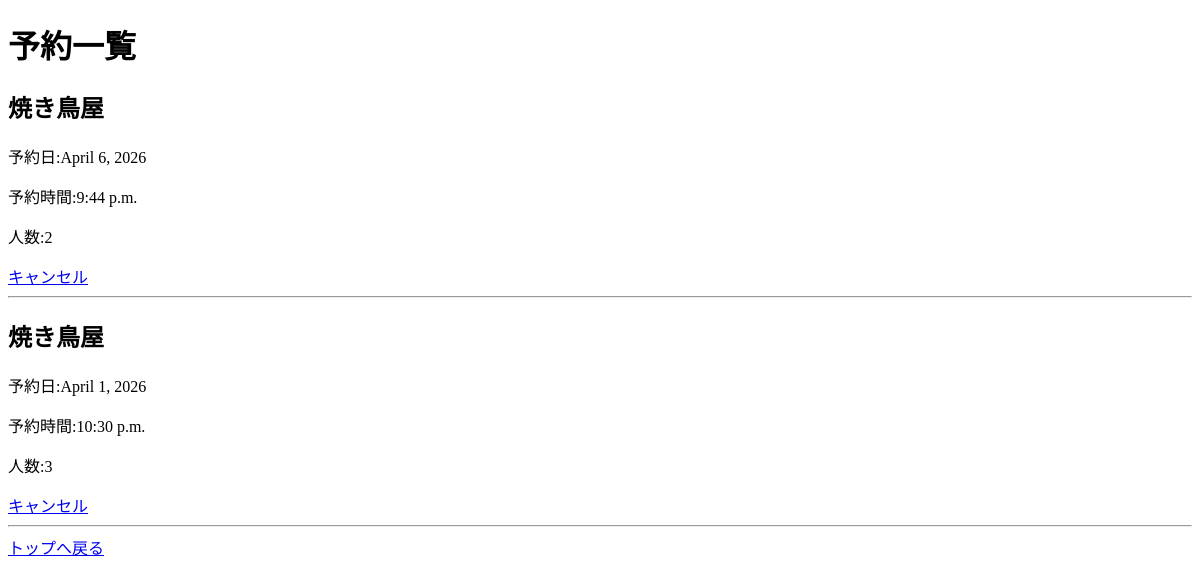
Page /reservations/ (signed in) on the earlier database version.
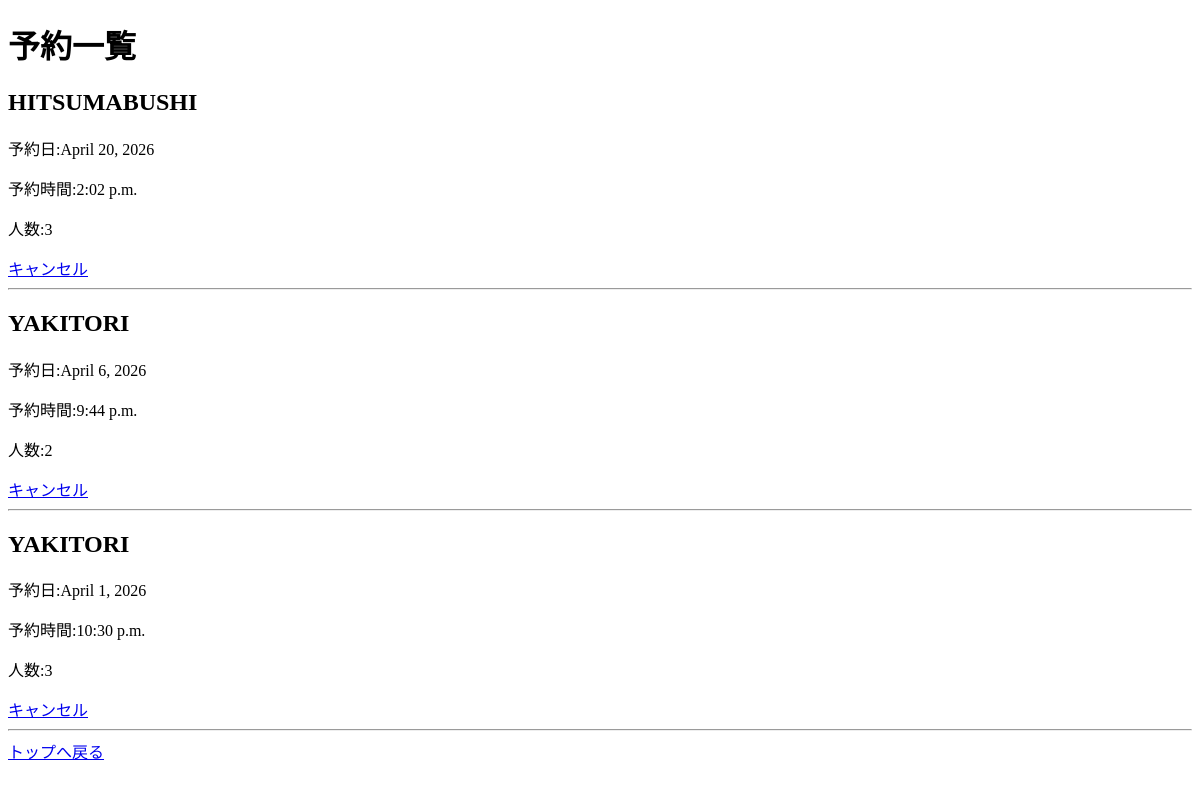
Same page on the later database version.
### nagoyameshi/models.py (models this page shows, shortened)
class Reservation(models.Model):
    user = models.ForeignKey(User, on_delete=models.CASCADE)
    shop = models.ForeignKey(Shop, on_delete=models.CASCADE)
    reserved_date = models.DateField()
    reserved_time = models.TimeField()
    number_of_people = models.IntegerField()
    created_at = models.DateTimeField(auto_now_add=True)

class Shop(models.Model):
    category = models.ForeignKey(Category, on_delete=models.CASCADE, null=True, blank=True)
    name = models.CharField(max_length=100)
    description = models.TextField()
    address = models.CharField(max_length=200)

### nagoyameshi/views.py (the view)
# urls.py: path('reservations/', views.reservation_list, name='reservation_list'),
@login_required
def reservation_list(request):
    reservations = Reservation.objects.filter(user=request.user).order_by('-reserved_date', '-reserved_time')
    context = {
        'reservations' : reservations
    }
    return render(request, 'nagoyameshi/reservation_list.html', context)

### nagoyameshi/templates/nagoyameshi/reservation_list.html (shortened to what this page needs)
<!DOCTYPE html>
<html lang="ja">
<head>
</head>
<body>
    <h1>予約一覧</h1>
    {% for reservation in reservations %}
        <div>
            <h2>{{ reservation.shop.name }}</h2>
            <p>予約日:{{ reservation.reserved_date }}</p>
            <p>予約時間:{{ reservation.reserved_time }}</p>
            <P>人数:{{ reservation.number_of_people }}</P>
            <a href="{% url 'reservation_cancel' reservation.id %}">キャンセル</a>
        </div>
        <hr>
    {% empty %}
    <p>予約はまだありません。</p>
    {% endfor %}
    <a href="{% url 'top' %}">トップへ戻る</a>
</body>
</html>

Differences in the rows shown:
added Reservation: shop.name "HITSUMABUSHI", reserved_date "April 20, 2026", reserved_time "2:02 p.m.", number_of_people "3"
changed through a linked row, Reservation "April 6, 2026": shop.name "焼き鳥屋" → "YAKITORI"
changed through a linked row, Reservation "April 1, 2026": shop.name "焼き鳥屋" → "YAKITORI"
